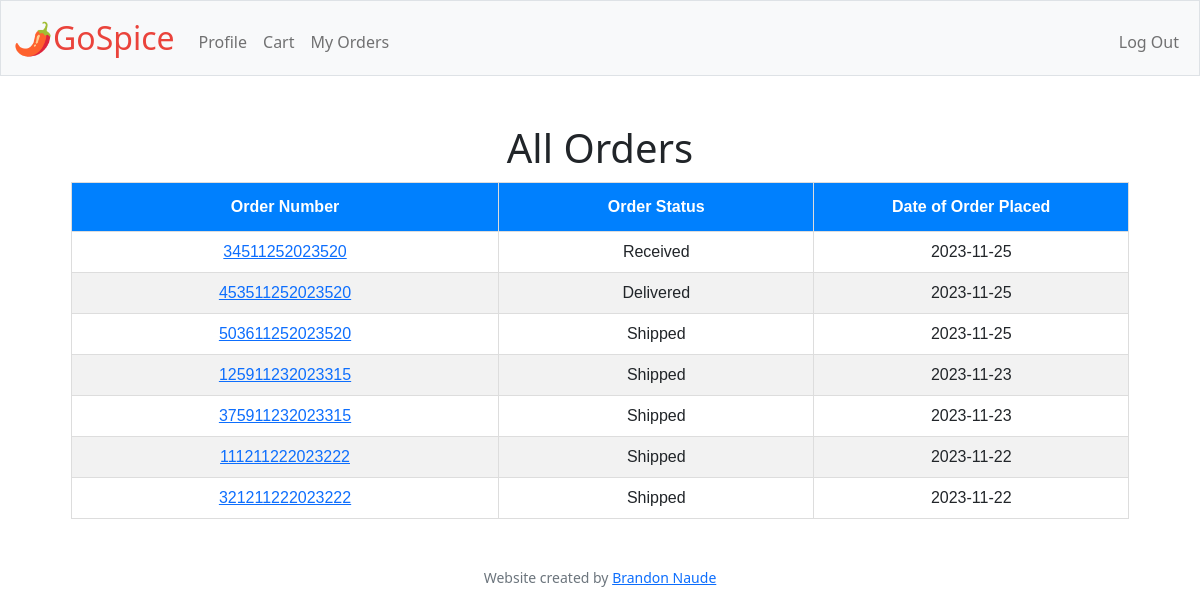
Screenshot of /myorders (signed in) with the database file from the repository.
### tables this page shows
CREATE TABLE 'user_orders' ('order_no' INTEGER PRIMARY KEY NOT NULL, 'user_id' INTEGER NOT NULL, 'status'  TEXT NOT NULL  , 'date'  DATETIME NOT NULL  );

### app.py (the view)
@app.route("/myorders")
@login_required
def client_orders():
    user = session["user_id"]
    orders = db.execute("SELECT order_no, status, date FROM user_orders WHERE user_id = ? ORDER BY date DESC", user)
    return render_template("client_orders.html", orders=orders)

### helpers.py (called while the page is built)
def login_required(f):
    @wraps(f)
    def decorated_function(*args, **kwargs):
        if session.get("user_id") is None:
            return redirect("/login")
        return f(*args, **kwargs)
    return decorated_function

### templates/client_orders.html (shortened to what this page needs)
{% extends "layout.html" %}
{% block main %}
    <h1>All Orders</h1>
    <table>
        <thead>
            <tr>
                <th scope="col">Order Number</th>
                <th scope="col">Order Status</th>
                <th scope="col">Date of Order Placed</th>
            </tr>
        </thead>
        <tbody>
            {% for order in orders %}
                <tr>
                    <td class="small_col"><a href="/view_order/{{order['order_no']}}">{{ order["order_no"] }}</a></td>
                    <td class="small_col">{{ order["status"] }}</td>
                    <td class="small_col">{{ order["date"] }}</td>
                </tr>
            {% endfor %}
        </tbody>
    </table>
{% endblock %}

### templates/layout.html (shortened to what this page needs)
<!DOCTYPE html>
<html lang="en">
    <head>
        <link href="https://cdn.jsdelivr.net/npm/bootstrap@5.1.3/dist/css/bootstrap.min.css" rel="stylesheet">
        <link href="/static/styles.css" rel="stylesheet">
    </head>
    <body>
        <nav class="bg-light border navbar navbar-expand-md navbar-light">
            <div class="container-fluid">
                <a class="navbar-brand" href="/"><span>&#x1f336;</span><span class="red">GoSpice</span></a>
                <div class="collapse navbar-collapse" id="navbar">
                    {% if session["user_id"] and session["account"] == 1 %}
                        <ul class="navbar-nav me-auto mt-2">
                            <li class="nav-item"><a class="nav-link" href="/product_list">Product List</a></li>
                            <li class="nav-item"><a class="nav-link" href="/products">Add a new Product</a></li>
                            <li class="nav-item"><a class="nav-link" href="/orders">View Orders</a></li>
                        </ul>
                        <ul class="navbar-nav ms-auto mt-2">
                            <li class="nav-item"><a class="nav-link" href="/logout">Log Out</a></li>
                        </ul>
                    {% elif session["user_id"] and session["account"] == 0 %}
                        <ul class="navbar-nav me-auto mt-2">
                            <li class="nav-item"><a class="nav-link" href="/profile">Profile</a></li>
                            <li class="nav-item"><a class="nav-link" href="/view_cart">Cart</a></li>
                            <li class="nav-item"><a class="nav-link" href="/myorders">My Orders</a></li>
                        </ul>
                        <ul class="navbar-nav ms-auto mt-2">
                            <li class="nav-item"><a class="nav-link" href="/logout">Log Out</a></li>
                        </ul>
                    {% else %}
                        <ul class="navbar-nav ms-auto mt-2">
                            <li class="nav-item"><a class="nav-link" href="/register">Register</a></li>
                            <li class="nav-item"><a class="nav-link" href="/login">Log In</a></li>
                        </ul>
                    {% endif %}
                </div>
            </div>
        </nav>
        <main class="container-fluid py-5 text-center">
            {% block main %}{% endblock %}
        </main>
        <footer class="mb-5 small text-center text-muted">
            Website created by <a href="https://github.com/naudebrandon" target="_blank">Brandon Naude</a>
        </footer>
    </body>
</html>

### static/styles.css (style rules this page uses)
nav .navbar-brand { font-size: xx-large; }
nav .navbar-brand .red { color: #ea433b; }
table { font-family: Arial, Helvetica, sans-serif; border-collapse: collapse; width: 90%; margin-left: auto; margin-right: auto; }
table td, table th { border: 1px solid #ddd; padding: 8px; width: auto; }
table tr:nth-child(even) { background-color: #f2f2f2; }
thead > tr > th { padding-top: 12px; padding-bottom: 12px; text-align: center; background-color: #0080FE; color: white; }
h1 { margin-bottom: 10px; }
.small_col { width: 110px; }

### rows the page displays
user_orders: order_no "34511252023520", status "Received", date "2023-11-25"
user_orders: order_no "453511252023520", status "Delivered", date "2023-11-25"
user_orders: order_no "503611252023520", status "Shipped", date "2023-11-25"
user_orders: order_no "125911232023315", status "Shipped", date "2023-11-23"
user_orders: order_no "375911232023315", status "Shipped", date "2023-11-23"
user_orders: order_no "111211222023222", status "Shipped", date "2023-11-22"
user_orders: order_no "321211222023222", status "Shipped", date "2023-11-22"
